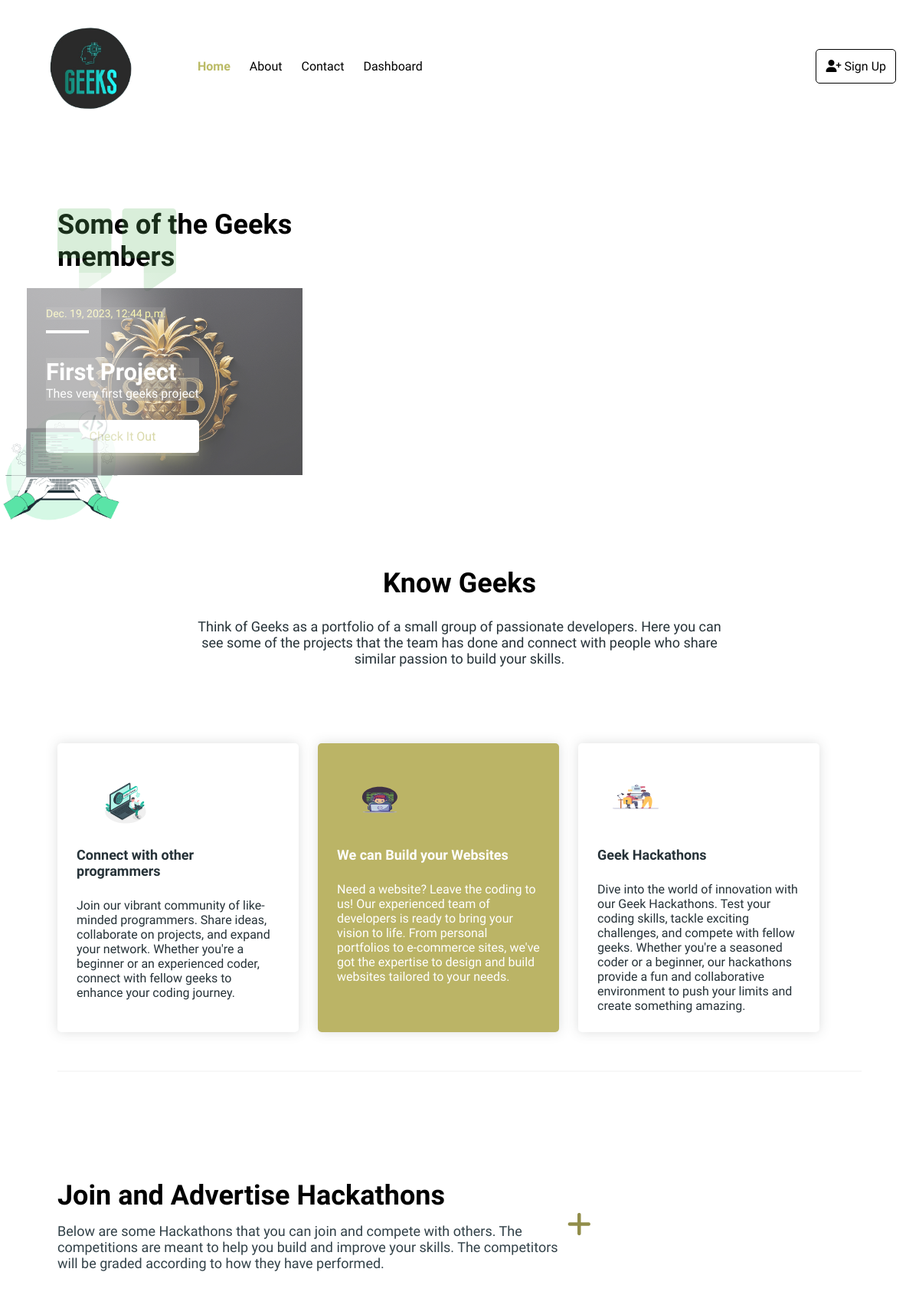
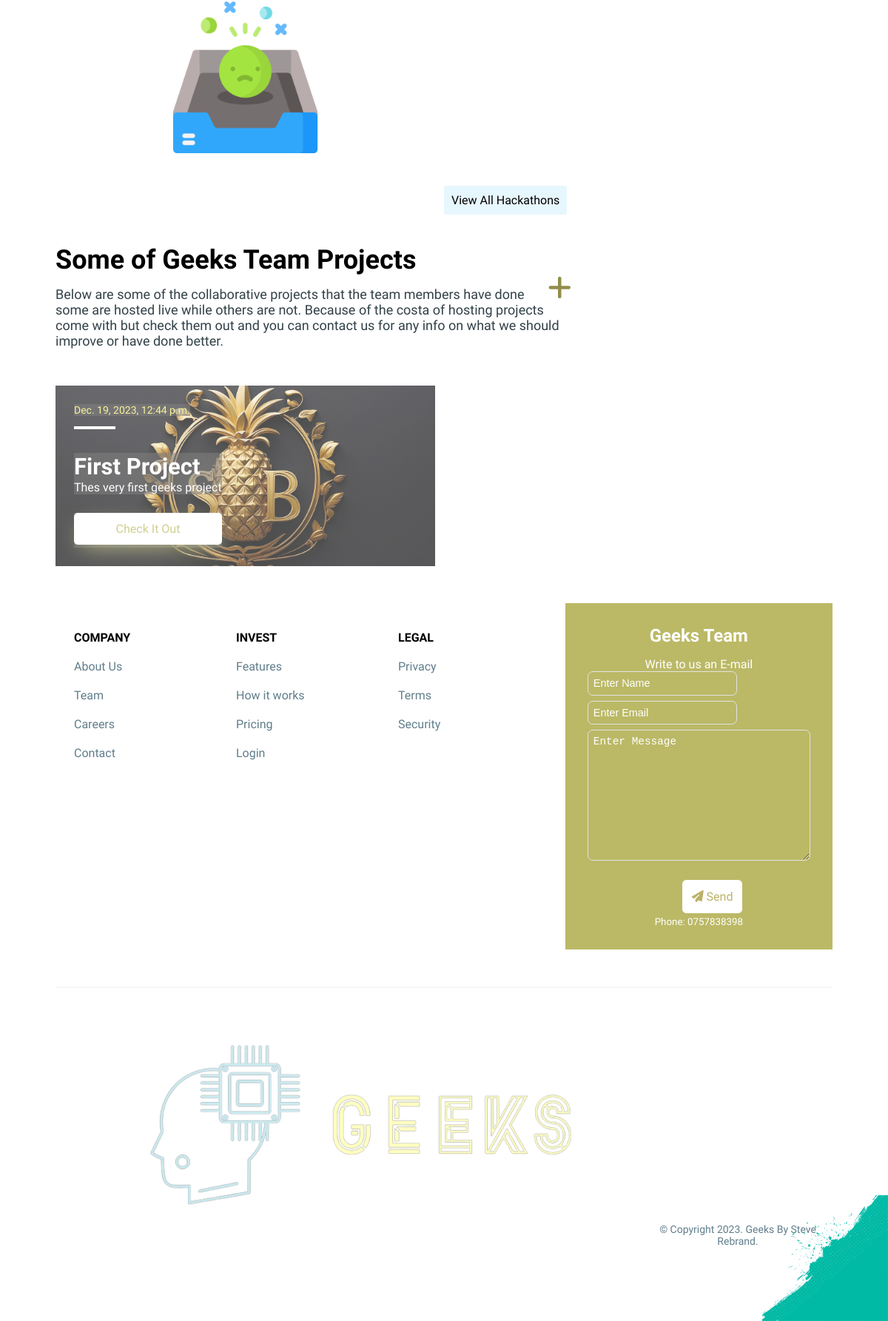
Page /all_projects/ on the committed database (2 pictures, top to bottom).
### last/models.py (models this page shows, shortened)
class Projects(models.Model):
    user = models.ForeignKey(User, on_delete=models.CASCADE, related_name='projects')
    created_at = models.DateTimeField(auto_now_add=True)
    title = models.CharField(max_length=100)
    description = models.TextField(max_length=200)
    link = models.CharField(max_length=1000)
    image = models.ImageField(upload_to='media\geeks_projects', default='media/geeks_projects/steve-rebrand-logo.png')

### last/views.py (the view)
# urls.py: path('all_projects/', views.all_projects, name='all_projects'),
def all_projects(request):
    project = Projects.objects.all()[:4]
    hackathons = Hackathons.objects.all()[:4]
    projects = Projects.objects.all()
    context = {
        'project': project,
        'hackathons': hackathons,
        'projects': projects,
    }
    return render(request, 'all_projects.html', context)

### templates/all_projects.html (shortened to what this page needs)
{% load static %}
<!DOCTYPE html>
<html lang="en">
<head>
    <link rel="stylesheet" href="{% static '/css/members.css' %}">
    <link  rel="stylesheet"
    href="https://cdnjs.cloudflare.com/ajax/libs/font-awesome/5.15.2/css/all.min.css"
 />
    <link rel="stylesheet" href="https://cdnjs.cloudflare.com/ajax/libs/font-awesome/6.4.2/css/all.min.css">
    <link rel="stylesheet" href="{%static '/css/main.css' %}">
</head>
<body>
    <div class="container">
        <header>
            <nav class="header__nav w-120">
                <div class="header__logo">
                   <a href="/"> <img src="{% static '/img/logo2.png' %}" alt="Logo"></a>
                </div>
                <div class="header__nav__content">
                    <ul class="header__menu">
                        <li class="menu__item">
                            <a href="/" class="menu__link active">Home</a>
                        </li>
                        <li class="menu__item">
                            <a href="#about1" class="menu__link">About</a>
                        </li>
                        <li class="menu__item">
                            <a href="#contact1" class="menu__link">Contact</a>
                        </li>
                         <li class="menu__item">
                            <a href="{% url 'last:dashboard' %}" class="menu__link">Dashboard</a>
                        </li>
                    </ul>
                    <div class="header__signup">
                        {% if request.user.is_authenticated %}
                        <a href="{% url 'logout' %}" class="btn btn__signup">
                            <i class="fas fa-user-plus"></i> Logout
                        </a>
                        {% else %}
                        <a href="{% url 'login' %}" class="btn btn__signup">
                            <i class="fas fa-user-plus"></i> Sign Up
                        </a>
                        {% endif %}
                    </div>
                </div>
            </nav>
        </header>
        <section class="users">
            <div class="users__content">
                <div class="users__head w-105">
                    <img src="{% static '/img/quote.svg' %}" alt="Quote" class="users__quote">
                    <h2 class="users__title">Some of the Geeks members </h2>
                </div>
                <div class="users__body">
                    <div class="user__list">
                    {% for project in projects %}
                    <div class="invest__item"  style="background-image: url('{{ project.image.url}}'); opacity: 0.7;" >
                        <div class="invest__item__head">
                            <h5 class="invest__item__subtitle">{{ project.created_at }}</h5>
                        </div>
                        <div class="invest__item__body">
                            <h4 class="invest__item__title">{{ project.title }}</h4>
                            <p class="invest__item_description">
                                {{ project.description|truncatewords:20 }}
                            </p>
                        </div>
                        <div class="invest__item__footer">
                            <a href="{{ project.link }}" class="btn btn__invest">Check It Out</a>
                        </div>
                    </div>
                        {% empty %}
                    <div class="empty">
                    <img src="{% static '/img/man.png'%}" alt="Logo">
                    </div>
                {% endfor %}
                    </div>
                </div>
            </div>
        </section>
        <section id="about1" class="opportunities">
            <div class="opportunities__img">
            </div>
            <div class="opportunities__content w-105">
                <div class="opportunities__head">
                    <h2 class="opportunities__title">Know Geeks</h2>
                    <p class="opportunities__description">Think of
                        Geeks as a portfolio of a small group of
                        passionate developers. Here you can see
                        some of the projects that the team has done
                        and connect with people who share similar
                        passion to build your skills.
                    </p>
                </div>
                <div class="opportunities__body">
                    <div class="opportunity">
                        <img src="{% static '/img/opportunites/iconone.svg' %}" alt="Icon" class="opportunity__icon">
                        <h4 class="opportunity__title">Connect with other programmers</h4>
                        <p class="opportunity__description">
                            Join our vibrant community of like-minded programmers. Share ideas, collaborate on projects, and expand your network.
                            Whether you're a beginner or an experienced coder, connect with fellow geeks to enhance your coding journey.                        </p>
                    </div>
                    <div class="opportunity active">
                        <img src="{% static '/img/opportunites/iconthree.svg' %}" alt="Icon" class="opportunity__icon">
                        <h4 class="opportunity__title">We can Build your Websites</h4>
                        <p class="opportunity__description">
                        Need a website? Leave the coding to us!
                        Our experienced team of developers is ready
                        to bring your vision to life. From personal
                        portfolios to e-commerce sites, we've got
                        the expertise to design and build websites
                        tailored to your needs.                        </p>
                    </div>
                    <div class="opportunity">
                        <img src="{% static '/img/opportunites/iconfour.svg' %}" alt="Icon" class="opportunity__icon">
                        <h4 class="opportunity__title">Geek Hackathons
                        </h4>
                        <p class="opportunity__description">
                         Dive into the world of innovation with
                         our Geek Hackathons. Test your coding skills,
                         tackle exciting challenges, and compete with
                         fellow geeks. Whether you're a seasoned coder
                         or a beginner, our hackathons provide a fun
                         and collaborative environment to push your limits
                        and create something amazing.
                        </p>
                    </div>
                </div>
            </div>
        </section>
     <section class="invest  w-105">
            <div class="invest__content">
                <div class="invest__head">
                    <h2 class="invest__title">Join and Advertise Hackathons  <span class="edit"> <a href="{% url 'last:add-hackathon' %}"><i class="fa-solid fa-plus fa-beat-fade"></i></a></span> </h2>
                    <p class="invest__description">Below are some Hackathons that
                        you can join and compete with others. The competitions are
                        meant to help you build and improve your skills. The
                        competitors will be graded according to how they
                        have performed. </p>
                </div>
                <div class="invest__body">
                      {% for hackathons in hackathons %}
                    <div class="invest__item"  style="background-image: url('{{ hackathons.image.url}}'); opacity: 0.7;" >
                        <div class="invest__item__head">
                            <h5 class="invest__item__subtitle">{{ hackathons.created }}</h5>
                        </div>
                        <div class="invest__item__body">
                            <h4 class="invest__item__title">{{ hackathons.name }} Hackathon</h4>
                            <p class="invest__item_description">
                                {{ hackathons.theme|truncatewords:15 }}
                            </p>
                        </div>
                        <div class="invest__item__footer">
                            <a href="{% url 'last:hackathon_details' hackathons.id %}" class="btn btn__invest">Join Now</a>
                        </div>
                    <div class="base_edit">
                             {% if user == hackathons.founder %}
                                        <a href="{% url 'last:update-hackathon' hackathon_id=hackathons.id %}">
                                    <i class="fa-solid fa-pen"></i>
                                        </a>
                                    {% endif %}
                                    {% if user == hackathons.founder %}
                                        <a href="{% url 'last:delete_hackathon' hackathon_id=hackathons.id %}">
                                    <i class="fa-regular fa-trash-can"></i>
                                        </a>
                                    {% endif %}
                        </div>
                    </div>
                          {% empty %}
                    <div class="empty">
                    <img src="{% static '/img/inbox.png'%}" alt="Logo">
                    </div>
                     {% endfor %}
                </div>
            </div>
        </section>
            <div class="more_link">
                <a  href="{% url 'last:all_hackathons' %}">View All Hackathons</a>
            </div>
        <section class="invest  w-105">
            <div class="invest__content">
                <div class="invest__head">
                    <h2 class="invest__title">Some of Geeks Team Projects  <span class="edit"> <a href="{% url 'last:add-project' %}"><i class="fa-solid fa-plus fa-beat-fade"></i></a></span>   </h2>
                    <p class="invest__description">Below are some of the collaborative
                        projects that the team members have done some are hosted live
                        while others are not. Because of the costa of hosting projects
                        come with but check them out and you can contact us for any info
                        on what we should improve or have done better.  </p>
                </div>
                <div class="invest__body">
                    {% for project in project %}
                    <div class="invest__item"  style="background-image: url('{{ project.image.url}}'); opacity: 0.7;" >
                        <div class="invest__item__head">
                            <h5 class="invest__item__subtitle">{{ project.created_at }}</h5>
                        </div>
                        <div class="invest__item__body">
                            <h4 class="invest__item__title">{{ project.title }}</h4>
                            <p class="invest__item_description">
                                {{ project.description|truncatewords:20 }}
                            </p>
                        </div>
                        <div class="invest__item__footer">
                            <a href="{{ project.link }}" class="btn btn__invest">Check It Out</a>
                        </div>
                    </div>
                        {% empty %}
                    <div class="empty">
                    <img src="{% static '/img/man.png'%}" alt="Logo">
                    </div>
                {% endfor %}
                </div>
            </div>
        </section>
        <footer id="contact1" class="footer">
            <div class="footer__body w-105">
                <nav class="footer__nav">
                    <ul class="footer_nav__menu">
                        <li class="footer_nav__item">
                            <h4 class="footer_nav__menu__title">COMPANY</h4>
                        </li>
                        <li class="footer_nav__item">
                            <a href="#" class="footer_nav__link">About Us</a>
                        </li>
                        <li class="footer_nav__item">
                            <a href="#" class="footer_nav__link">Team</a>
                        </li>
                        <li class="footer_nav__item">
                            <a href="#" class="footer_nav__link">Careers</a>
                        </li>
                        <li class="footer_nav__item">
                            <a href="#" class="footer_nav__link">Contact</a>
                        </li>
                    </ul>
                    <ul class="footer_nav__menu">
                        <li class="footer_nav__item">
                            <h4 class="footer_nav__menu__title">INVEST</h4>
                        </li>
                        <li class="footer_nav__item">
                            <a href="#" class="footer_nav__link">Features</a>
                        </li>
                        <li class="footer_nav__item">
                            <a href="#" class="footer_nav__link">How it works</a>
                        </li>
                        <li class="footer_nav__item">
                            <a href="#" class="footer_nav__link">Pricing</a>
                        </li>
                        <li class="footer_nav__item">
                            <a href="#" class="footer_nav__link">Login</a>
                        </li>
                    </ul>
                    <ul class="footer_nav__menu">
                        <li class="footer_nav__item">
                            <h4 class="footer_nav__menu__title">LEGAL</h4>
                        </li>
                        <li class="footer_nav__item">
                            <a href="#" class="footer_nav__link">Privacy</a>
                        </li>
                        <li class="footer_nav__item">
                            <a href="#" class="footer_nav__link">Terms</a>
                        </li>
                        <li class="footer_nav__item">
                            <a href="#" class="footer_nav__link">Security</a>
                        </li>
                    </ul>
                </nav>
                <div class="footer__contact">
                    <h2 class="footer__contact__title">Geeks Team</h2>
                    <span>Write to us an E-mail</span>
                    <form action="">
                        <input type="text" name="name" placeholder="Enter Name">
                        <input type="email" name="email" placeholder="Enter Email">
                        <textarea name="message" id="" cols="30" rows="10" placeholder="Enter Message"></textarea>
                        <a href="#" class="btn btn__signin">
                            <i class="fas fa-paper-plane"></i> Send
                        </a>
                    </form>
                <small>Phone: 0757838398</small>
                </div>
            </div>
            <div class="footer__bottom">
                <div class="footer__bottom__content w-105">
                    <div class="footer__logo">
                        <img src="{% static '/img/logo.png' %}" alt="Logo">
                    </div>
                    <p class="footer_copyright">
                        © Copyright 2023. Geeks By Steve Rebrand.
                    </p>
                </div>
                <img src="{% static '/img/down.png' %}" alt="Down" class="footer_img">
            </div>
        </footer>
    </div>
</body>
</html>

### rows in the picture
Projects: image (picture), created_at "Dec. 19, 2023, 12:44 p.m.", title "First Project", description "Thes very first geeks project"
